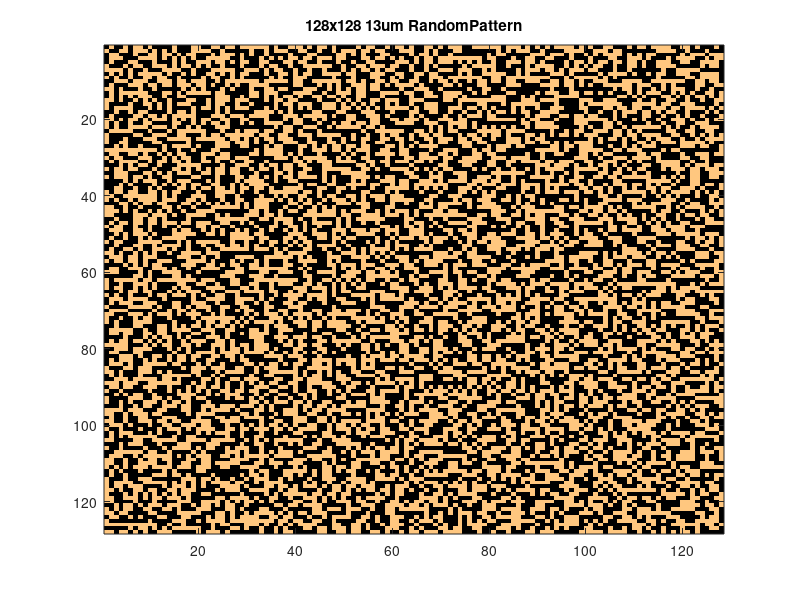

MATLAB code to generate this figure:
close all
clear all
clc

% Generate Mask

A = [ 0 1 0 1 ...
      1 1 0 1 ...
      0 1 0 0 ...
      1 0 1 0];
  
Mat = zeros(128);
for i = 1 : 4 : 128
    for j = 1 : 4 : 128
        ind = randperm(16);
        ker = reshape(ind,4,4);        
        Mat(i:i+3,j:j+3) = A(ker);
    end
end

figure;
imagesc(Mat);colormap copper;
set(gcf,'color','w'); % Set background white
title('128x128 13um RandomPattern'); 
RndP = Mat;

r = rank(RndP);
  